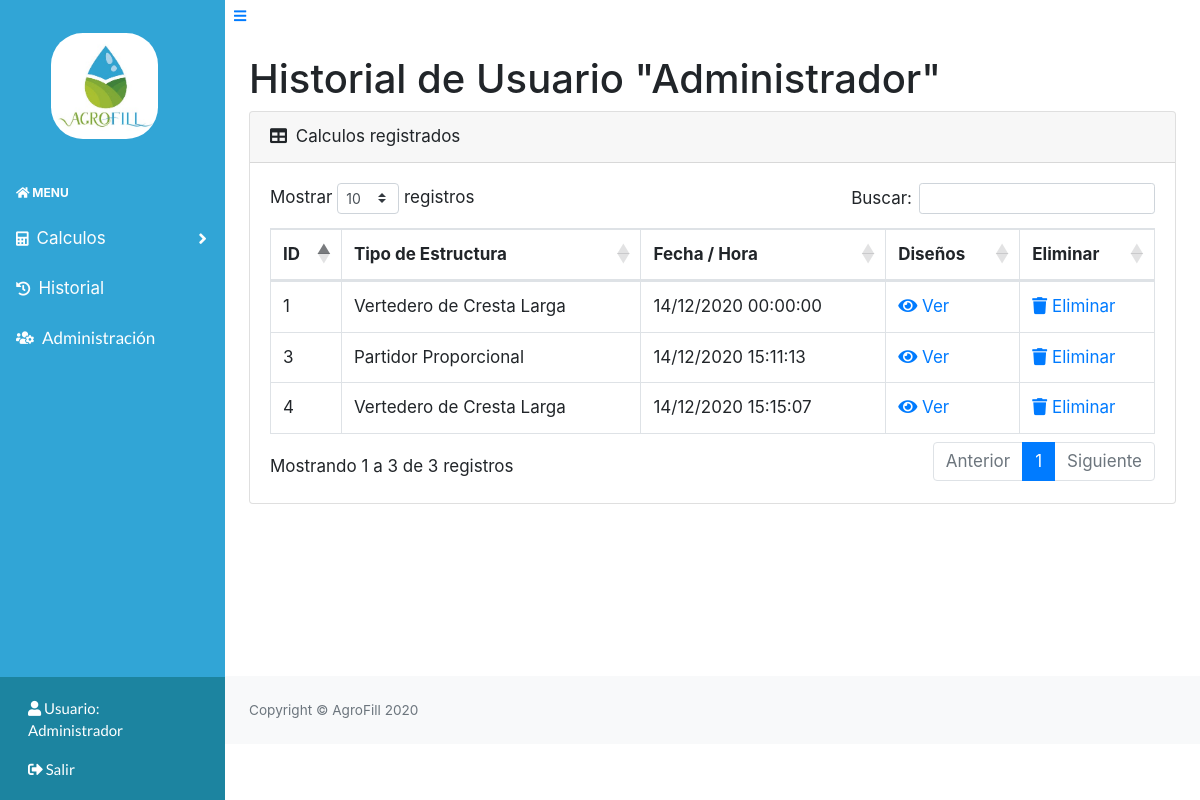
Screenshot of /historial/1 (signed in) with the database file from the repository.
### models.py (models this page shows)
class User(UserMixin, db.Model):
    id = db.Column(db.Integer, primary_key=True) # primary keys are required by SQLAlchemy
    email = db.Column(db.String(100), unique=True)
    password = db.Column(db.String(100))
    name = db.Column(db.String(1000))
    isAdmin = db.Column(db.Boolean, default=False)

class Calculo(db.Model):
    id = db.Column(db.Integer, primary_key=True)
    id_usuario = db.Column(db.Integer)
    fecha = db.Column(db.DateTime)
    tipoEstructura = db.Column(db.String(1000))
    data = db.Column(db.String(1000))
    resultados = db.Column(db.String(1000))

### main.py (the view)
@main.route('/historial/<user_id>')
@login_required
def historial(user_id):
    user = User.query.filter_by(id=user_id).first_or_404(description='No se encuentra ningún usuario registrado con id {}'.format(user_id))
    calculos = Calculo.query.filter_by(id_usuario=user_id).all()
    return render_template('historial.html', usuario=user, calculos=calculos)

### __init__.py (called while the page is built)
def create_app():
    app = Flask(__name__)
    app.config['SECRET_KEY'] = '\x08\x1b\x83\xc1\x1dq\xb0\x9b\xeb\xdf\x0bY\xa4N\xbb\xa9\xf4\x7fG\xdd\xc9\xab\x15\xe4'
    app.config['SQLALCHEMY_DATABASE_URI'] = 'sqlite:///db.sqlite'
    app.config['SQLALCHEMY_TRACK_MODIFICATIONS'] = False
    app.config['LOGIN_DISABLED'] = False
    app.config['TESTING'] = False
    db.init_app(app)
    login_manager = LoginManager()
    login_manager.login_view = 'auth.login'
    login_manager.init_app(app)
    from .models import User
    @login_manager.user_loader
    def load_user(user_id):
        return User.query.get(int(user_id))
    from .auth import auth as auth_blueprint
    app.register_blueprint(auth_blueprint)
    from .main import main as main_blueprint
    app.register_blueprint(main_blueprint)
    return app

### templates/historial.html (shortened to what this page needs)
{% extends "base.html" %}
{% block extraCss %}
<link rel="stylesheet" href="/static/assets/css/Ultimate-Sidebar-Menu.css">
<link href="https://cdn.datatables.net/1.10.20/css/dataTables.bootstrap4.min.css" rel="stylesheet"
 />
{% endblock %}
{% block content %}
<h1 class="mt-4">Historial de Usuario "{{usuario.name}}"</h1>
<div class="card mb-4">
    <div class="card-header">
        <i class="fas fa-table mr-1"></i>
        Calculos registrados
    </div>
    <div class="card-body">
        <div class="table-responsive">
            <table class="table table-bordered" id="dataTable" width="100%" cellspacing="0">
                <thead>
                    <tr>
                        <th>ID</th>
                        <th>Tipo de Estructura</th>
                        <th>Fecha / Hora</th>
                        <th>Diseños</th>
                        <th>Eliminar</th>
                    </tr>
                </thead>
                <tbody>
                    {% if calculos %}
                    {% for calculo in calculos %}
                    <tr>
                        <td>{{calculo.id}}</td>
                        <td>{{calculo.tipoEstructura}}</td>
                        <td>{{calculo.fecha.strftime("%d/%m/%Y %H:%M:%S")}}</td>
                        {% if calculo.tipoEstructura == "Vertedero de Cresta Larga" %}
                        <td><a href="/vertedero/{{calculo.id}}"><i class="fas fa-eye"></i> Ver</a></td>
                        {% else %}
                        <td><a href="/partidor/{{calculo.id}}"><i class="fas fa-eye"></i> Ver</a></td>
                        {% endif %}
                        <td><a href="#" onclick="deleteCalculo('{{calculo.id}}')"><i class="fas fa-trash"></i> Eliminar</a></td>
                    </tr>
                    {% endfor %}
                    {% endif %}
                </tbody>
            </table>
        </div>
    </div>
</div>
{% endblock %}

### templates/base.html (shortened to what this page needs)
<!DOCTYPE html>
<html>
<head>
    <link rel="stylesheet" href="/static/assets/bootstrap/css/bootstrap.min.css">
    <link rel="stylesheet" href="https://use.fontawesome.com/releases/v5.3.1/css/all.css"
>
    <link rel="stylesheet" href="/static/assets/css/styles.css">
    {% block extraCss %}{% endblock %}
</head>
<body class="sb-nav-fixed" style="font-size: 17px;">
    {% block navbar %}
    <div id="layoutSidenav">
        <div id="layoutSidenav_nav">
            <nav class="sb-sidenav accordion sb-sidenav-light" id="sidenavAccordion">
                <div class="sb-sidenav-menu">
                    <div class="nav">
                        <div class="sb-sidenav-menu-heading">
                            <a class="navbar-brand text-center text-white" href='{{url_for("main.index")}}'
                                style="font-family: Lato, sans-serif;color: #ffffff;text-align: center;">
                                <div class="d-flex justify-content-center">
                                    <img class="logo" src="{{url_for('static', filename='images/logo.jpeg')}}" alt="">
                                </div>
                            </a>
                        </div>
                        <div class="sb-sidenav-menu-heading"><a class="a-nostyle" href='{{url_for("main.index")}}'><i
                                    class="fas fa-home"></i> Menu</a></div>
                        <a class="nav-link collapsed" href="#" data-toggle="collapse" data-target="#collapseLayouts"
                            aria-expanded="false" aria-controls="collapseLayouts">
                            <div class="sb-nav-link-icon"><i class="fas fa-calculator"></i></div>
                            Calculos
                            <div class="sb-sidenav-collapse-arrow"><i class="fas fa-angle-down"></i></div>
                        </a>
                        {% if current_user.is_authenticated %}
                        <a class="nav-link" href="/historial/{{current_user.id}}">
                            <div class="sb-nav-link-icon"><i class="fas fa-history"></i></div>
                            Historial
                        </a>
                        {% endif %}
                        {% if current_user.isAdmin %}
                        <a class="nav-link" href="{{ url_for('main.admin') }}"
                            style="font-family: Lato, sans-serif;color: #ffffff;">
                            <div class="sb-nav-link-icon"><i class="fas fa-users-cog"></i></div>
                            Administración
                        </a>
                        {% endif %}
                    </div>
                </div>
                <div class="sb-sidenav-footer" style="font-size: 15px;">
                    <a style="font-family: Lato, sans-serif;color: #ffffff;" href="{{ url_for('main.profile') }}"
                        class="nav-link">
                        <i class="fas fa-user"></i>
                        Usuario: <br>
                        {% if current_user.is_authenticated %}
                        {{current_user.name}}
                        {% else %}
                        No registrado
                        {% endif %}
                    </a>
                    {% if current_user.is_authenticated %}
                    <a style="font-family: Lato, sans-serif;color: #ffffff;" href="{{ url_for('auth.logout') }}"
                        class="nav-link">
                        {% else %}
                        <a style="font-family: Lato, sans-serif;color: #ffffff;" href="{{ url_for('auth.login') }}"
                        class="nav-link">
                        {% endif %}
                        {% if current_user.is_authenticated %}
                        <i class="fas fa-sign-out-alt"></i>
                        Salir
                        {% else %}
                        <i class="fas fa-sign-in-alt"></i>
                        Ingresar
                        {% endif %}
                    </a>
                </div>
            </nav>
        </div>
        {% endblock %}
        <div id="layoutSidenav_content">
            <main>
                {% block typeContainer %}
                <button class="btn btn-link btn-sm order-1 order-lg-0" id="sidebarToggle"><i class="fas fa-bars"></i></button>
                <div class="container-fluid">
                    {% endblock %}
                    {% block content %}
                    {% endblock %}
                </div>
            </main>
            {% block footer %}
            <footer class="py-4 bg-light mt-auto">
                <div class="container-fluid" id="container">
                    <div class="d-flex align-items-center justify-content-between small">
                        <div class="text-muted">Copyright &copy; AgroFill 2020</div>
                    </div>
                </div>
            </footer>
            {% endblock %}
        </div>
    </div>
</body>
</html>

### static/assets/css/styles.css (style rules this page uses)
.logo { border-radius: 30%; width: 60%; }
.a-nostyle, .a-nostyle:hover { color: rgb(255, 255, 255); text-decoration: none; }

### rows the page displays
User: name "Administrador"
Calculo: id "1", tipoEstructura "Vertedero de Cresta Larga", fecha "14/12/2020 00:00:00"
Calculo: id "3", tipoEstructura "Partidor Proporcional", fecha "14/12/2020 15:11:13"
Calculo: id "4", tipoEstructura "Vertedero de Cresta Larga", fecha "14/12/2020 15:15:07"
